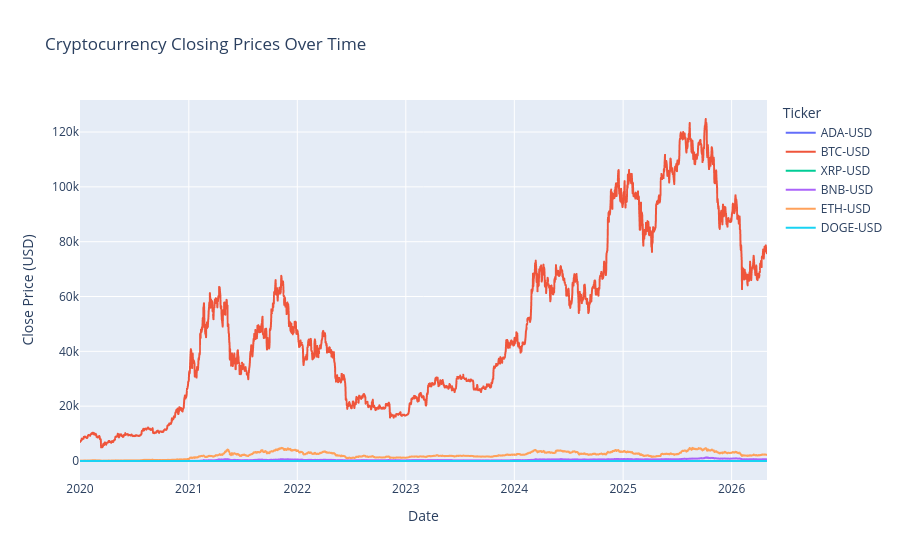

Notebook code cell kept with this figure:
### Markdown cell above
## 7. Plot Closing Prices Over Time

### Request
Visualize the closing price trend of all cryptocurrencies.

### Short explanation
Line charts help us see long-term movement, crashes, recoveries, and strong growth periods.

### Code cell
fig = px.line(
    close_prices_clean,
    x=close_prices_clean.index,
    y=close_prices_clean.columns,
    title="Cryptocurrency Closing Prices Over Time",
    labels={"value": "Close Price (USD)", "Date": "Date", "variable": "Crypto"}
)
fig.show()

### Figure 1 — Plotly figure (JSON) as saved in the notebook; plotly's stock layout.template omitted (floating-point values rounded to 4 significant figures; data arrays with more than 128 entries replaced by an {"elided": "..."} marker saying what was removed)
{"data": [{"hovertemplate": "Ticker=ADA-USD<br>Date=%{x}<br>Close Price (USD)=%{y}<extra></extra>", "legendgroup": "ADA-USD", "line": {"color": "#636efa", "dash": "solid"}, "marker": {"symbol": "circle"}, "mode": "lines", "name": "ADA-USD", "showlegend": true, "x": {"elided": "2312 str values"}, "xaxis": "x", "y": {"elided": "2312 float values"}, "yaxis": "y", "type": "scattergl"}, {"hovertemplate": "Ticker=BTC-USD<br>Date=%{x}<br>Close Price (USD)=%{y}<extra></extra>", "legendgroup": "BTC-USD", "line": {"color": "#EF553B", "dash": "solid"}, "marker": {"symbol": "circle"}, "mode": "lines", "name": "BTC-USD", "showlegend": true, "x": {"elided": "2312 str values"}, "xaxis": "x", "y": {"elided": "2312 float values"}, "yaxis": "y", "type": "scattergl"}, {"hovertemplate": "Ticker=XRP-USD<br>Date=%{x}<br>Close Price (USD)=%{y}<extra></extra>", "legendgroup": "XRP-USD", "line": {"color": "#00cc96", "dash": "solid"}, "marker": {"symbol": "circle"}, "mode": "lines", "name": "XRP-USD", "showlegend": true, "x": {"elided": "2312 str values"}, "xaxis": "x", "y": {"elided": "2312 float values"}, "yaxis": "y", "type": "scattergl"}, {"hovertemplate": "Ticker=BNB-USD<br>Date=%{x}<br>Close Price (USD)=%{y}<extra></extra>", "legendgroup": "BNB-USD", "line": {"color": "#ab63fa", "dash": "solid"}, "marker": {"symbol": "circle"}, "mode": "lines", "name": "BNB-USD", "showlegend": true, "x": {"elided": "2312 str values"}, "xaxis": "x", "y": {"elided": "2312 float values"}, "yaxis": "y", "type": "scattergl"}, {"hovertemplate": "Ticker=ETH-USD<br>Date=%{x}<br>Close Price (USD)=%{y}<extra></extra>", "legendgroup": "ETH-USD", "line": {"color": "#FFA15A", "dash": "solid"}, "marker": {"symbol": "circle"}, "mode": "lines", "name": "ETH-USD", "showlegend": true, "x": {"elided": "2312 str values"}, "xaxis": "x", "y": {"elided": "2312 float values"}, "yaxis": "y", "type": "scattergl"}, {"hovertemplate": "Ticker=DOGE-USD<br>Date=%{x}<br>Close Price (USD)=%{y}<extra></extra>", "legendgroup": "DOGE-USD", "line": {"color": "#19d3f3", "dash": "solid"}, "marker": {"symbol": "circle"}, "mode": "lines", "name": "DOGE-USD", "showlegend": true, "x": {"elided": "2312 str values"}, "xaxis": "x", "y": {"elided": "2312 float values"}, "yaxis": "y", "type": "scattergl"}], "layout": {"xaxis": {"anchor": "y", "domain": [0.0, 1.0], "title": {"text": "Date"}}, "yaxis": {"anchor": "x", "domain": [0.0, 1.0], "title": {"text": "Close Price (USD)"}}, "legend": {"title": {"text": "Ticker"}, "tracegroupgap": 0}, "title": {"text": "Cryptocurrency Closing Prices Over Time"}}}
